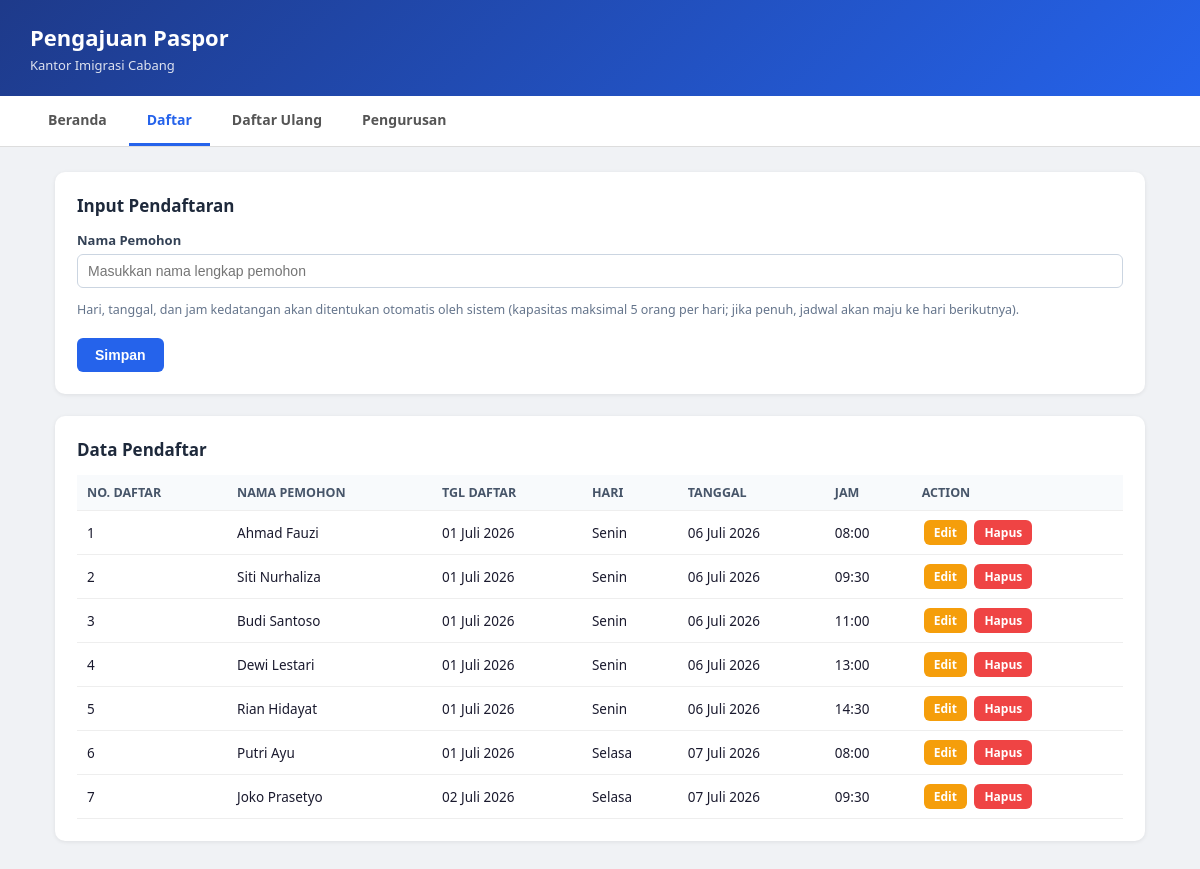
The app's page /UAS_PEMROGRAMAN/daftar.php with its own data.
### tables this page shows
CREATE TABLE pendaftar (
    no_daftar INT AUTO_INCREMENT PRIMARY KEY,
    nama_pemohon VARCHAR(100) NOT NULL,
    tgl_daftar DATE NOT NULL,       
    hari VARCHAR(20) NOT NULL,      
    tanggal DATE NOT NULL,          
    jam TIME NOT NULL,              
    created_at TIMESTAMP DEFAULT CURRENT_TIMESTAMP
);

### UAS_PEMROGRAMAN/functions.php (called while the page is built, shortened)
<?php
function format_tanggal($tanggal) {
    $bulan = ["","Januari","Februari","Maret","April","Mei","Juni","Juli","Agustus","September","Oktober","November","Desember"];
    $d = date('d', strtotime($tanggal));
    $m = (int)date('m', strtotime($tanggal));
    $y = date('Y', strtotime($tanggal));
    return "$d {$bulan[$m]} $y";
}
?>

### UAS_PEMROGRAMAN/daftar.php (the view, shortened to what this page needs)
<?php include 'config.php'; include 'functions.php'; ?>
<!DOCTYPE html>
<html lang="id">
<head>
<link rel="stylesheet" href="style.css">
</head>
<body>
<div class="header">
    <h1>Pengajuan Paspor</h1>
    <p>Kantor Imigrasi Cabang</p>
</div>
<div class="navbar">
    <a href="index.php">Beranda</a>
    <a href="daftar.php" class="active">Daftar</a>
    <a href="daftar_ulang.php">Daftar Ulang</a>
    <a href="pengurusan.php">Pengurusan</a>
</div>
<div class="container">
    <div class="card">
        <h2>Input Pendaftaran</h2>
        <form action="daftar_simpan.php" method="POST">
            <div class="form-grid">
                <div class="form-group full">
                    <label>Nama Pemohon</label>
                    <input type="text" name="nama_pemohon" required placeholder="Masukkan nama lengkap pemohon">
                </div>
            </div>
            <p style="font-size:12.5px;color:#64748b;">
                Hari, tanggal, dan jam kedatangan akan ditentukan otomatis oleh sistem
                (kapasitas maksimal 5 orang per hari; jika penuh, jadwal akan maju ke hari berikutnya).
            </p>
            <button type="submit" class="btn">Simpan</button>
        </form>
    </div>
    <div class="card">
        <h2>Data Pendaftar</h2>
        <table>
            <thead>
            <tr>
                <th>No. Daftar</th>
                <th>Nama Pemohon</th>
                <th>Tgl Daftar</th>
                <th>Hari</th>
                <th>Tanggal</th>
                <th>Jam</th>
                <th>Action</th>
            </tr>
            </thead>
            <tbody>
            <?php
            $result = mysqli_query($conn, "SELECT * FROM pendaftar ORDER BY tanggal, jam");
            if (mysqli_num_rows($result) > 0):
                while ($row = mysqli_fetch_assoc($result)):
            ?>
                <tr>
                    <td><?= $row['no_daftar'] ?></td>
                    <td><?= htmlspecialchars($row['nama_pemohon']) ?></td>
                    <td><?= format_tanggal($row['tgl_daftar']) ?></td>
                    <td><?= $row['hari'] ?></td>
                    <td><?= format_tanggal($row['tanggal']) ?></td>
                    <td><?= substr($row['jam'],0,5) ?></td>
                    <td>
                        <a class="btn btn-sm btn-edit" href="daftar_edit.php?id=<?= $row['no_daftar'] ?>">Edit</a>
                        <a class="btn btn-sm btn-hapus" href="daftar_hapus.php?id=<?= $row['no_daftar'] ?>" onclick="return confirm('Hapus data pendaftar ini?')">Hapus</a>
                    </td>
                </tr>
            <?php endwhile; else: ?>
                <tr><td colspan="7" class="empty">Belum ada data pendaftar.</td></tr>
            <?php endif; ?>
            </tbody>
        </table>
    </div>
</div>
</body>
</html>

### UAS_PEMROGRAMAN/style.css (style rules this page uses)
* { box-sizing: border-box; }
body { font-family: 'Segoe UI', Arial, sans-serif; background: #f0f2f5; margin: 0; color: #1a1a2e; }
.header { background: linear-gradient(135deg, #1e3a8a, #2563eb); color: #fff; padding: 22px 30px; }
.header h1 { margin: 0; font-size: 22px; }
.header p { margin: 4px 0 0; opacity: 0.85; font-size: 13px; }
.navbar { background: #fff; padding: 0 30px; display: flex; gap: 4px; border-bottom: 1px solid #ddd; }
.navbar a { padding: 14px 18px; text-decoration: none; color: #555; font-weight: 600; font-size: 14px; border-bottom: 3px solid transparent; }
.navbar a.active, .navbar a:hover { color: #2563eb; border-bottom: 3px solid #2563eb; }
.container { padding: 25px 30px; max-width: 1150px; margin: 0 auto; }
.card { background: #fff; border-radius: 10px; padding: 22px; margin-bottom: 22px; box-shadow: 0 1px 4px rgba(0,0,0,0.08); }
.card h2 { margin-top: 0; font-size: 17px; color: #1e293b; }
table { width: 100%; border-collapse: collapse; font-size: 13.5px; }
th, td { padding: 9px 10px; border-bottom: 1px solid #eee; text-align: left; }
th { background: #f8fafc; color: #475569; font-size: 12.5px; text-transform: uppercase; }
.form-grid { display: grid; grid-template-columns: 1fr 1fr; gap: 14px; }
.form-group { display: flex; flex-direction: column; gap: 5px; }
.form-group.full { grid-column: 1 / -1; }
label { font-size: 13px; font-weight: 600; color: #334155; }
input, select { padding: 8px 10px; border: 1px solid #cbd5e1; border-radius: 6px; font-size: 14px; }
.btn { display: inline-block; background: #2563eb; color: #fff; padding: 9px 18px; border: none; border-radius: 6px; font-size: 14px; font-weight: 600; cursor: pointer; text-decoration: none; margin-top: 8px; }
.btn-sm { padding: 4px 10px; font-size: 12px; margin: 0 2px; }
.btn-edit { background: #f59e0b; }
.btn-hapus { background: #ef4444; }

### records on screen
pendaftar: no_daftar "1", nama_pemohon "Ahmad Fauzi", tgl_daftar "01 Juli 2026", hari "Senin", tanggal "06 Juli 2026", jam "08:00"
pendaftar: no_daftar "2", nama_pemohon "Siti Nurhaliza", tgl_daftar "01 Juli 2026", hari "Senin", tanggal "06 Juli 2026", jam "09:30"
pendaftar: no_daftar "3", nama_pemohon "Budi Santoso", tgl_daftar "01 Juli 2026", hari "Senin", tanggal "06 Juli 2026", jam "11:00"
pendaftar: no_daftar "4", nama_pemohon "Dewi Lestari", tgl_daftar "01 Juli 2026", hari "Senin", tanggal "06 Juli 2026", jam "13:00"
pendaftar: no_daftar "5", nama_pemohon "Rian Hidayat", tgl_daftar "01 Juli 2026", hari "Senin", tanggal "06 Juli 2026", jam "14:30"
pendaftar: no_daftar "6", nama_pemohon "Putri Ayu", tgl_daftar "01 Juli 2026", hari "Selasa", tanggal "07 Juli 2026", jam "08:00"
pendaftar: no_daftar "7", nama_pemohon "Joko Prasetyo", tgl_daftar "02 Juli 2026", hari "Selasa", tanggal "07 Juli 2026", jam "09:30"
